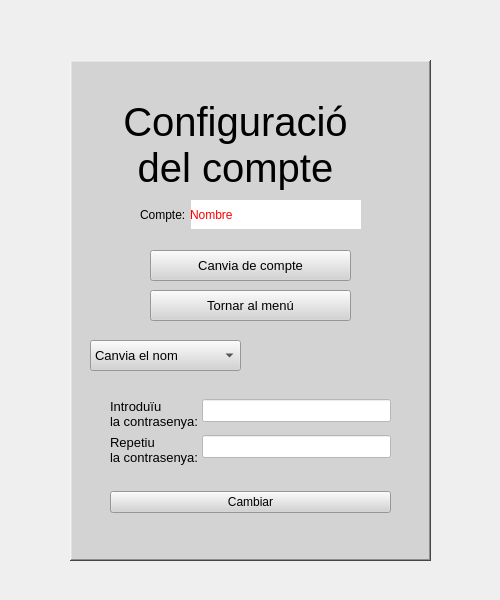
<?xml version="1.0" encoding="UTF-8"?>
<ui version="4.0">
 <class>Configuracio</class>
 <widget class="QWidget" name="Configuracio">
  <property name="geometry">
   <rect>
    <x>0</x>
    <y>0</y>
    <width>500</width>
    <height>600</height>
   </rect>
  </property>
  <property name="windowTitle">
   <string>Form</string>
  </property>
  <widget class="QFrame" name="frame">
   <property name="geometry">
    <rect>
     <x>70</x>
     <y>60</y>
     <width>361</width>
     <height>501</height>
    </rect>
   </property>
   <property name="styleSheet">
    <string notr="true">background-color: rgb(211, 211, 211);</string>
   </property>
   <property name="frameShape">
    <enum>QFrame::WinPanel</enum>
   </property>
   <property name="frameShadow">
    <enum>QFrame::Raised</enum>
   </property>
   <property name="lineWidth">
    <number>2</number>
   </property>
   <property name="midLineWidth">
    <number>0</number>
   </property>
   <widget class="QLabel" name="nameLabel">
    <property name="geometry">
     <rect>
      <x>120</x>
      <y>140</y>
      <width>171</width>
      <height>29</height>
     </rect>
    </property>
    <property name="styleSheet">
     <string notr="true">color: rgb(255, 0, 0);
background-color: rgb(255, 255, 255);</string>
    </property>
    <property name="text">
     <string>Nombre</string>
    </property>
   </widget>
   <widget class="QLabel" name="acnameLabel">
    <property name="geometry">
     <rect>
      <x>70</x>
      <y>140</y>
      <width>51</width>
      <height>29</height>
     </rect>
    </property>
    <property name="styleSheet">
     <string notr="true"/>
    </property>
    <property name="text">
     <string>Compte:</string>
    </property>
   </widget>
   <widget class="QLabel" name="confLabel">
    <property name="geometry">
     <rect>
      <x>10</x>
      <y>10</y>
      <width>311</width>
      <height>121</height>
     </rect>
    </property>
    <property name="font">
     <font>
      <family>Arial</family>
      <pointsize>30</pointsize>
     </font>
    </property>
    <property name="layoutDirection">
     <enum>Qt::LeftToRight</enum>
    </property>
    <property name="locale">
     <locale language="English" country="Kenya"/>
    </property>
    <property name="text">
     <string>Configuració
del compte</string>
    </property>
    <property name="textFormat">
     <enum>Qt::AutoText</enum>
    </property>
    <property name="alignment">
     <set>Qt::AlignBottom|Qt::AlignHCenter</set>
    </property>
   </widget>
   <widget class="QComboBox" name="chooseofchangeBox">
    <property name="geometry">
     <rect>
      <x>20</x>
      <y>280</y>
      <width>151</width>
      <height>31</height>
     </rect>
    </property>
    <property name="font">
     <font>
      <pointsize>10</pointsize>
     </font>
    </property>
    <property name="currentIndex">
     <number>0</number>
    </property>
    <item>
     <property name="text">
      <string>Canvia el nom</string>
     </property>
    </item>
    <item>
     <property name="text">
      <string>Canvia la contrasenya</string>
     </property>
    </item>
   </widget>
   <widget class="QPushButton" name="acchangeButton">
    <property name="geometry">
     <rect>
      <x>80</x>
      <y>190</y>
      <width>201</width>
      <height>31</height>
     </rect>
    </property>
    <property name="font">
     <font>
      <pointsize>10</pointsize>
     </font>
    </property>
    <property name="text">
     <string>Canvia de compte</string>
    </property>
   </widget>
   <widget class="QPushButton" name="backtomenuButton">
    <property name="geometry">
     <rect>
      <x>80</x>
      <y>230</y>
      <width>201</width>
      <height>31</height>
     </rect>
    </property>
    <property name="font">
     <font>
      <pointsize>10</pointsize>
     </font>
    </property>
    <property name="text">
     <string>Tornar al menú</string>
    </property>
   </widget>
   <widget class="QFrame" name="nameFrame">
    <property name="geometry">
     <rect>
      <x>40</x>
      <y>320</y>
      <width>251</width>
      <height>81</height>
     </rect>
    </property>
    <property name="frameShape">
     <enum>QFrame::StyledPanel</enum>
    </property>
    <property name="frameShadow">
     <enum>QFrame::Raised</enum>
    </property>
    <widget class="QWidget" name="formLayoutWidget">
     <property name="geometry">
      <rect>
       <x>0</x>
       <y>0</y>
       <width>251</width>
       <height>94</height>
      </rect>
     </property>
     <layout class="QFormLayout" name="nameFormLayout">
      <property name="labelAlignment">
       <set>Qt::AlignLeading|Qt::AlignLeft|Qt::AlignVCenter</set>
      </property>
      <property name="formAlignment">
       <set>Qt::AlignCenter</set>
      </property>
      <property name="horizontalSpacing">
       <number>3</number>
      </property>
      <property name="verticalSpacing">
       <number>3</number>
      </property>
      <property name="bottomMargin">
       <number>0</number>
      </property>
      <item row="0" column="0">
       <widget class="QLabel" name="intronLabel">
        <property name="font">
         <font>
          <pointsize>10</pointsize>
         </font>
        </property>
        <property name="text">
         <string>Introduïu
el nom:</string>
        </property>
       </widget>
      </item>
      <item row="0" column="1">
       <widget class="QLineEdit" name="intronLineEdit">
        <property name="font">
         <font>
          <pointsize>10</pointsize>
         </font>
        </property>
        <property name="styleSheet">
         <string notr="true">background-color: rgb(255, 255, 255);</string>
        </property>
       </widget>
      </item>
      <item row="2" column="0" colspan="2">
       <widget class="QPushButton" name="changenameButton">
        <property name="text">
         <string>Cambiar</string>
        </property>
       </widget>
      </item>
      <item row="1" column="0" colspan="2">
       <widget class="QLabel" name="nstatusLabel">
        <property name="text">
         <string>TextLabel</string>
        </property>
       </widget>
      </item>
     </layout>
    </widget>
   </widget>
   <widget class="QFrame" name="passwordFrame">
    <property name="geometry">
     <rect>
      <x>40</x>
      <y>320</y>
      <width>281</width>
      <height>141</height>
     </rect>
    </property>
    <property name="frameShape">
     <enum>QFrame::StyledPanel</enum>
    </property>
    <property name="frameShadow">
     <enum>QFrame::Raised</enum>
    </property>
    <widget class="QWidget" name="formLayoutWidget_2">
     <property name="geometry">
      <rect>
       <x>0</x>
       <y>0</y>
       <width>281</width>
       <height>151</height>
      </rect>
     </property>
     <layout class="QFormLayout" name="passwordFormLayout">
      <property name="labelAlignment">
       <set>Qt::AlignLeading|Qt::AlignLeft|Qt::AlignVCenter</set>
      </property>
      <property name="formAlignment">
       <set>Qt::AlignCenter</set>
      </property>
      <property name="horizontalSpacing">
       <number>3</number>
      </property>
      <item row="0" column="1">
       <widget class="QLineEdit" name="intropLineEdit">
        <property name="font">
         <font>
          <pointsize>10</pointsize>
         </font>
        </property>
        <property name="styleSheet">
         <string notr="true">background-color: rgb(255, 255, 255);</string>
        </property>
       </widget>
      </item>
      <item row="1" column="0">
       <widget class="QLabel" name="reppLabel">
        <property name="font">
         <font>
          <pointsize>10</pointsize>
         </font>
        </property>
        <property name="text">
         <string>Repetiu
la contrasenya:</string>
        </property>
       </widget>
      </item>
      <item row="1" column="1">
       <widget class="QLineEdit" name="reppLineEdit">
        <property name="font">
         <font>
          <pointsize>10</pointsize>
         </font>
        </property>
        <property name="styleSheet">
         <string notr="true">background-color: rgb(255, 255, 255);</string>
        </property>
       </widget>
      </item>
      <item row="0" column="0">
       <widget class="QLabel" name="intropLabel">
        <property name="font">
         <font>
          <pointsize>10</pointsize>
         </font>
        </property>
        <property name="text">
         <string>Introduïu
la contrasenya:</string>
        </property>
       </widget>
      </item>
      <item row="3" column="0" colspan="2">
       <widget class="QPushButton" name="changepasButton">
        <property name="text">
         <string>Cambiar</string>
        </property>
       </widget>
      </item>
      <item row="2" column="0" colspan="2">
       <widget class="QLabel" name="pstatusLabel">
        <property name="text">
         <string/>
        </property>
       </widget>
      </item>
     </layout>
    </widget>
   </widget>
  </widget>
 </widget>
 <resources/>
 <connections/>
</ui>
